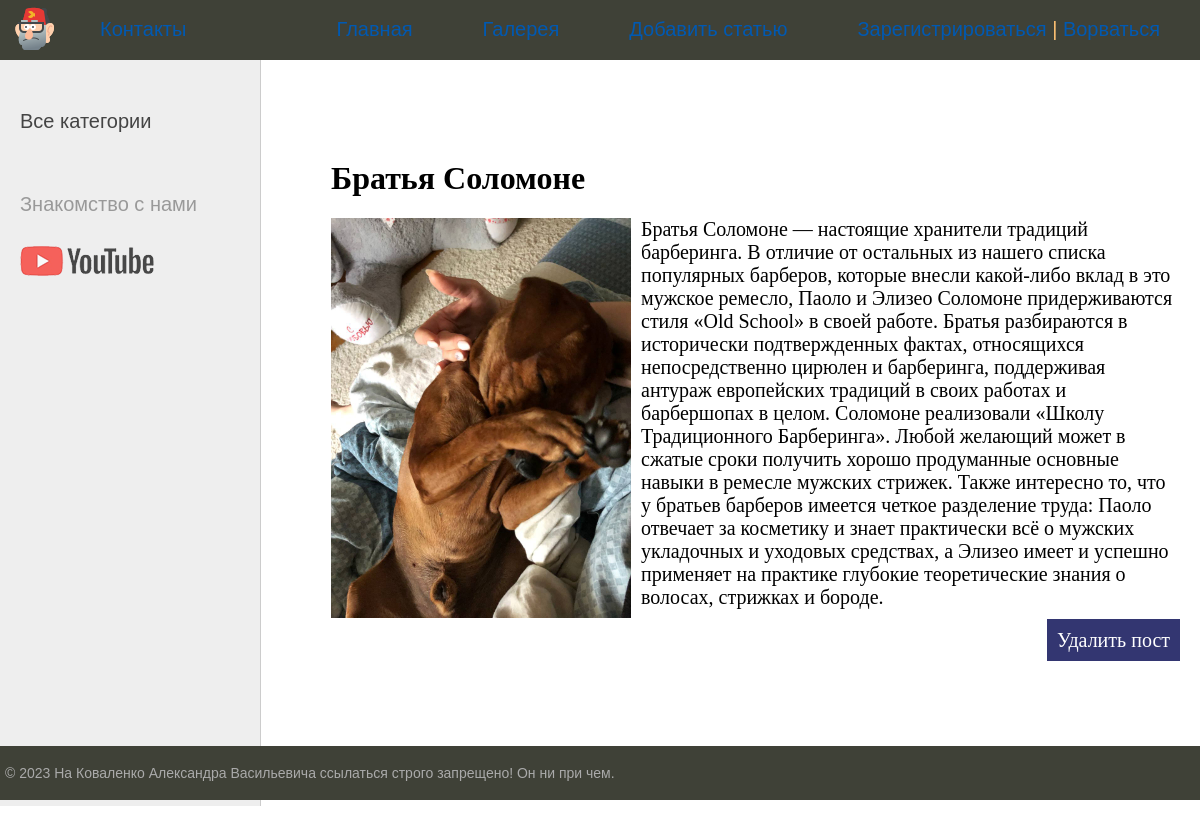
The app's page /post/1/ with its own data.
### barber/models.py (models this page shows, shortened)
class Barber(models.Model):
    title = models.CharField(max_length=255)
    content = models.TextField(blank=True)
    photo = models.ImageField(upload_to="photos/%Y/%m/%d/")
    time_create = models.DateTimeField(auto_now_add=True)
    time_update = models.DateTimeField(auto_now=True)
    is_published = models.BooleanField(default=True)
    cat = models.ForeignKey('Category', on_delete=models.PROTECT, null=True)
    class Meta:
        ordering = ['time_create', 'title'] # сортровка по времени созданияи по названию

### barber/views.py (the view)
# urls.py: path('post/<int:post_id>/', show_post, name='post'),
def show_post(request, post_id):
    post = get_object_or_404(Barber, pk=post_id) # функция get_-- работает, если нет искомого id
    context = {
        'post': post,
        'cat_selected': 1,
    }
    return render(request, 'barber/post.html', context=context)

### templates/barber/post.html (shortened to what this page needs)
{% extends 'barber/base.html' %}
{% block content %}
<h1>{{post.title}}</h1>
{% if post.photo %}
<p><img class="img-article-left" src="{{post.photo.url}}"></p>
{% endif %}
{{post.content}}
    <p class="link-read-post"><a href="{% url 'delete_post' post.id %}">Удалить пост</a></p>
{% endblock %}

### barber/static/barber/css/styles.css (style rules this page uses)
html, body { font-family: 'Arial'; margin: 0; padding: 0; height: 100%; width: 100%; color: #444; }
a { color: #0059b2; text-decoration: none; }
img { max-width: 600px; height: auto; }
img.img-article-left { max-width: 300px; height: auto; float: left; padding: 0 10px 10px 0; }
p.link-read-post { text-align: right; }
p.link-read-post a { padding: 10px; min-width: 100px; background: #333671; color: #fff; text-decoration: none; }
.content-text h1 { font-size: 32px; }

### records on screen
Barber: title "Братья Соломоне", photo (picture), content "Братья Соломоне — настоящие хранители традиций барберинга. В отличие от остальных из нашего списка популярных барберов, которые внесли какой-либо вклад в это мужское ремесло, Паоло и Элизео Соломоне придерживаются стиля «Old School» в своей работе. Братья разбираются в исторически подтвержденных фактах, относящихся непосредственно цирюлен и барберинга, поддерживая антураж европейских традиций в своих работах и барбершопах в целом. Соломоне реализовали «Школу Традиционного Барберинга». Любой желающий может в сжатые сроки получить хорошо продуманные основные навыки в ремесле мужских стрижек. Также интересно то, что у братьев барберов имеется четкое разделение труда: Паоло отвечает за…"
